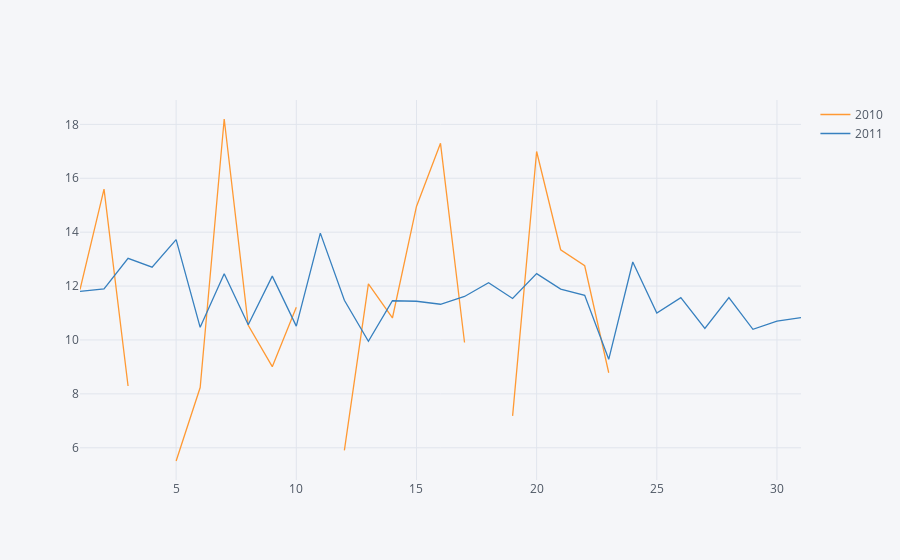

The cell this chart's notebook holds for it:
### Code cell
@interact(Selection=['Year', 'Month'])

def linechart(Selection):
    dats = uk.pivot_table(values='Quantity', columns=Selection,
                            index='Day', aggfunc='mean').reset_index()

    dats.iplot(kind='line', x='Day')

# Unfortunately the dropdown menu does not show up...

### Figure 1 — Plotly figure (JSON) as saved in the notebook; plotly's stock layout.template omitted (floating-point values rounded to 4 significant figures)
{"data": [{"line": {"color": "rgba(255, 153, 51, 1.0)", "dash": "solid", "shape": "linear", "width": 1.3}, "mode": "lines", "name": "2010", "text": "", "type": "scatter", "x": [1, 2, 3, 4, 5, 6, 7, 8, 9, 10, 11, 12, 13, 14, 15, 16, 17, 18, 19, 20, 21, 22, 23, 24, 25, 26, 27, 28, 29, 30, 31], "y": [11.87, 15.59, 8.293, "", 5.51, 8.235, 18.2, 10.54, 9.01, 11.21, "", 5.901, 12.08, 10.82, 14.95, 17.3, 9.907, "", 7.184, 16.99, 13.35, 12.75, 8.785, "", "", "", "", "", "", "", ""]}, {"line": {"color": "rgba(55, 128, 191, 1.0)", "dash": "solid", "shape": "linear", "width": 1.3}, "mode": "lines", "name": "2011", "text": "", "type": "scatter", "x": [1, 2, 3, 4, 5, 6, 7, 8, 9, 10, 11, 12, 13, 14, 15, 16, 17, 18, 19, 20, 21, 22, 23, 24, 25, 26, 27, 28, 29, 30, 31], "y": [11.81, 11.9, 13.03, 12.7, 13.72, 10.47, 12.46, 10.57, 12.37, 10.52, 13.97, 11.47, 9.954, 11.46, 11.44, 11.33, 11.61, 12.13, 11.54, 12.46, 11.89, 11.65, 9.284, 12.89, 11.0, 11.57, 10.43, 11.57, 10.39, 10.7, 10.83]}], "layout": {"legend": {"bgcolor": "#F5F6F9", "font": {"color": "#4D5663"}}, "paper_bgcolor": "#F5F6F9", "plot_bgcolor": "#F5F6F9", "title": {"font": {"color": "#4D5663"}}, "xaxis": {"gridcolor": "#E1E5ED", "showgrid": true, "tickfont": {"color": "#4D5663"}, "title": {"font": {"color": "#4D5663"}, "text": ""}, "zerolinecolor": "#E1E5ED"}, "yaxis": {"gridcolor": "#E1E5ED", "showgrid": true, "tickfont": {"color": "#4D5663"}, "title": {"font": {"color": "#4D5663"}, "text": ""}, "zerolinecolor": "#E1E5ED"}}}
